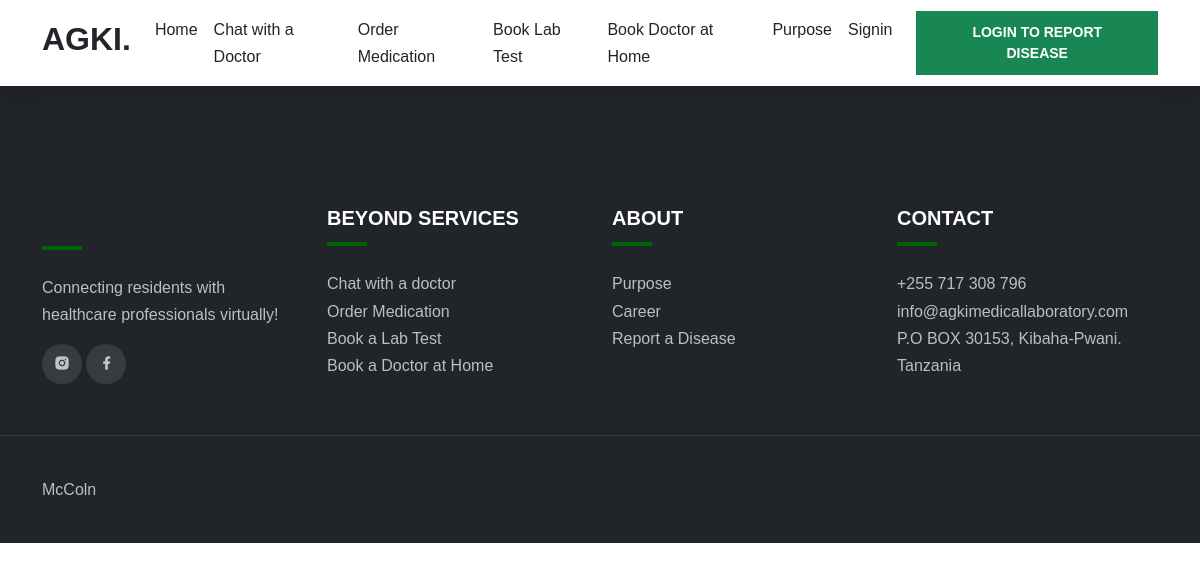
The app's page /base/ with its own data.
### app/models.py (models this page shows)
class FooterContact(models.Model):
    phonenumber = models.CharField(max_length=200)
    email = models.CharField(max_length=200)
    address = models.CharField(max_length=200)

### app/views.py (the view)
# urls.py: path('base/', views.base,name='base'),
def base(request):
    footer = FooterContact.objects.all()
    total_cart = 0
    if request.user.is_authenticated:
        total_cart = Order.objects.filter(user=request.user).count()
    context = {
        'total_cart': total_cart,
        'footer':footer,
    }
    return render(request, 'app/base.html', context)

### app/templates/app/base.html (shortened to what this page needs)
{% load static %}
<!doctype html>
<html lang="en">
<head>
    <link rel="stylesheet" href="https://cdn.jsdelivr.net/npm/bootstrap@5.2.0/dist/css/bootstrap.min.css">
    <link href="https://cdn.jsdelivr.net/npm/remixicon@2.5.0/fonts/remixicon.css" rel="stylesheet">
    <link rel="stylesheet" href="https://cdn.jsdelivr.net/npm/@fancyapps/ui@4.0/dist/fancybox.css">
    <link href="https://cdn.jsdelivr.net/npm/bootstrap@5.3.0-alpha1/dist/css/bootstrap.min.css" rel="stylesheet">
    <link rel="stylesheet" href="{% static 'videos/index.css' %}">
</head>
<body data-bs-spy="scroll" data-bs-target=".navbar">
    <nav class="navbar navbar-expand-lg bg-white sticky-top">
        <div class="container">
            <a class="navbar-brand" href="{% url 'index' %}">
                <h2>AGKI.</h2>
            </a>
            <div class="collapse navbar-collapse" id="navbarNav">
                <ul class="navbar-nav ms-auto">
                    <li class="nav-item">
                        <a class="nav-link" href="{% url 'index' %}">Home</a>
                    </li>
                    <li class="nav-item">
                        <a class="nav-link" href="{% url 'create-thread' %}">Chat with a Doctor</a>
                    </li>
                    <li class="nav-item">
                        <a class="nav-link" href="{% url 'medicationRequest' %}">Order Medication</a>
                    </li>
                    <li class="nav-item">
                        <a class="nav-link" href="{% url 'bookLabTest' %}">Book Lab Test</a>
                    </li>
                    <li class="nav-item">
                        <a class="nav-link" href="{% url 'bookDoctor' %}">Book Doctor at Home</a>
                    </li>
                    <li class="nav-item">
                        <a class="nav-link" href="{% url 'purpose' %}">Purpose</a>
                    </li>
                    {% if user.is_authenticated %}
                    <li class="nav-item">
                        <a class="nav-link" href="{% url 'order_summary' %}">Cart ({{ total_cart }})</a>
                    </li>
                    <li class="nav-item">
                        <a class="nav-link" href="{% url 'signout' %}">Signout</a>
                    </li>
                    {% else %}
                    <li class="nav-item">
                        <a class="nav-link" href="{% url 'signin' %}">Signin</a>
                    </li>
                    {% endif %}
                </ul>
                {% if user.is_authenticated %}
                <a href="{% url 'sickinfo' %}" class="btn btn-success ms-lg-3">Report Disease</a>
                {% else %}
                <a href="{% url 'signin' %}" class="btn btn-success ms-lg-3">Login to Report Disease</a>
                {% endif %}
            </div>
        </div>
    </nav>
    <footer class="bg-dark">
        <div class="footer-top">
            <div class="container">
                <div class="row gy-5">
                    <div class="col-lg-3 col-sm-6">
                        <div class="line"></div>
                        <p>Connecting residents with healthcare professionals virtually!</p>
                        <div class="social-icons">
                            <a href="https://instagram.com/agkimedicallab?igshid=5zjy93huqk91"><i class="ri-instagram-fill"></i></a>
                            <a href="https://web.facebook.com/search/top?q=agki%20medical%20laboratory"><i class="ri-facebook-fill"></i></a>
                        </div>
                    </div>
                    <div class="col-lg-3 col-sm-6">
                        <h5 class="mb-0 text-white">BEYOND SERVICES</h5>
                        <div class="line"></div>
                        <ul>
                            <li><a href="{% url 'create-thread' %}">Chat with a doctor</a></li>
                            <li><a href="{% url 'medicationRequest' %}">Order Medication</a></li>
                            <li><a href="{% url 'bookLabTest' %}">Book a Lab Test</a></li>
                            <li><a href="{% url 'bookDoctor' %}">Book a Doctor at Home</a></li>
                        </ul>
                    </div>
                    <div class="col-lg-3 col-sm-6">
                        <h5 class="mb-0 text-white">ABOUT</h5>
                        <div class="line"></div>
                        <ul>
                            <li><a href="{% url 'purpose' %}">Purpose</a></li>
                            <li><a href="#">Career</a></li>
                            <li><a href="{% url 'sickinfo' %}">Report a Disease</a></li>
                        </ul>
                    </div>
                    <div class="col-lg-3 col-sm-6">
                        <h5 class="mb-0 text-white">CONTACT</h5>
                        <div class="line"></div>
                        <ul>
                            {% for i in footer %}
                                <li>{{i.phonenumber}}</li>
                                <li>{{i.email}}</li>
                                <li>{{i.address}}</li>
                            {% endfor %}
                                <li>Tanzania</li>
                        </ul>
                    </div>
                </div>
            </div>
        </div>
        <div class="footer-bottom">
            <div class="container">
                <div class="row g-4 justify-content-between">
                    <div class="col-auto">
                        <p class="mb-0"><a href="https://instagram.com/eng_mccoln">McColn</a></p>
                    </div>
                    <div class="col-auto">
                    </div>
                </div>
            </div>
        </div>
    </footer>
  </body>
  </html>

### static/videos/index.css (style rules this page uses)
:root { --c-dark: #212529; --c-brand: darkgreen; --c-brand-light: #4e8b57; --c-brand-rgb: 46, 139, 87; --c-body: #727272; --font-base: "ClashDisplay", sans-serif; --box-shadow: 0px 15px 25px rgba(0,0,0,0.08); --transition: all 0.5s ease; }
body { font-family: var(--font-base); line-height: 1.7; color: var(--c-body); }
h1, h2, h3,h4, h5, h6, .h1, .h2, .h3, .h4, .h5, .h6 { font-weight: 600; color: var(--c-dark); }
a { text-decoration: none; color: var(--c-brand); transition: var(--transition); }
.navbar { box-shadow: var(--box-shadow); }
.navbar-nav .nav-link { font-weight: 500; color: var(--c-dark); }
.btn { font-weight: 600; font-size: 14px; text-transform: uppercase; border-radius: 0; padding: 10px 24px; }
footer { padding-top: 120px; }
.footer-top { padding-bottom: 40px; border-bottom: 1px solid rgba(255,255,255,0.1); }
.footer-bottom { padding-top: 40px; padding-bottom: 40px; }
footer li, footer p, footer a { color: rgba(255,255,255,0.7); }
footer ul { list-style: none; padding: 0; }
footer .line { width: 40px; height: 4px; background-color: var(--c-brand); margin-top: 12px; margin-bottom: 24px; }
.social-icons a { width: 40px; height: 40px; display: inline-flex; align-items: center; justify-content: center; background-color: rgba(255,255,255,0.1); border-radius: 100px; }

### app/templates/app/base.html (style rules this page uses)
a { text-decoration: none; }

### records on screen
FooterContact: phonenumber "+255 717 308 796", email "info@agkimedicallaboratory.com", address "P.O BOX 30153, Kibaha-Pwani."
